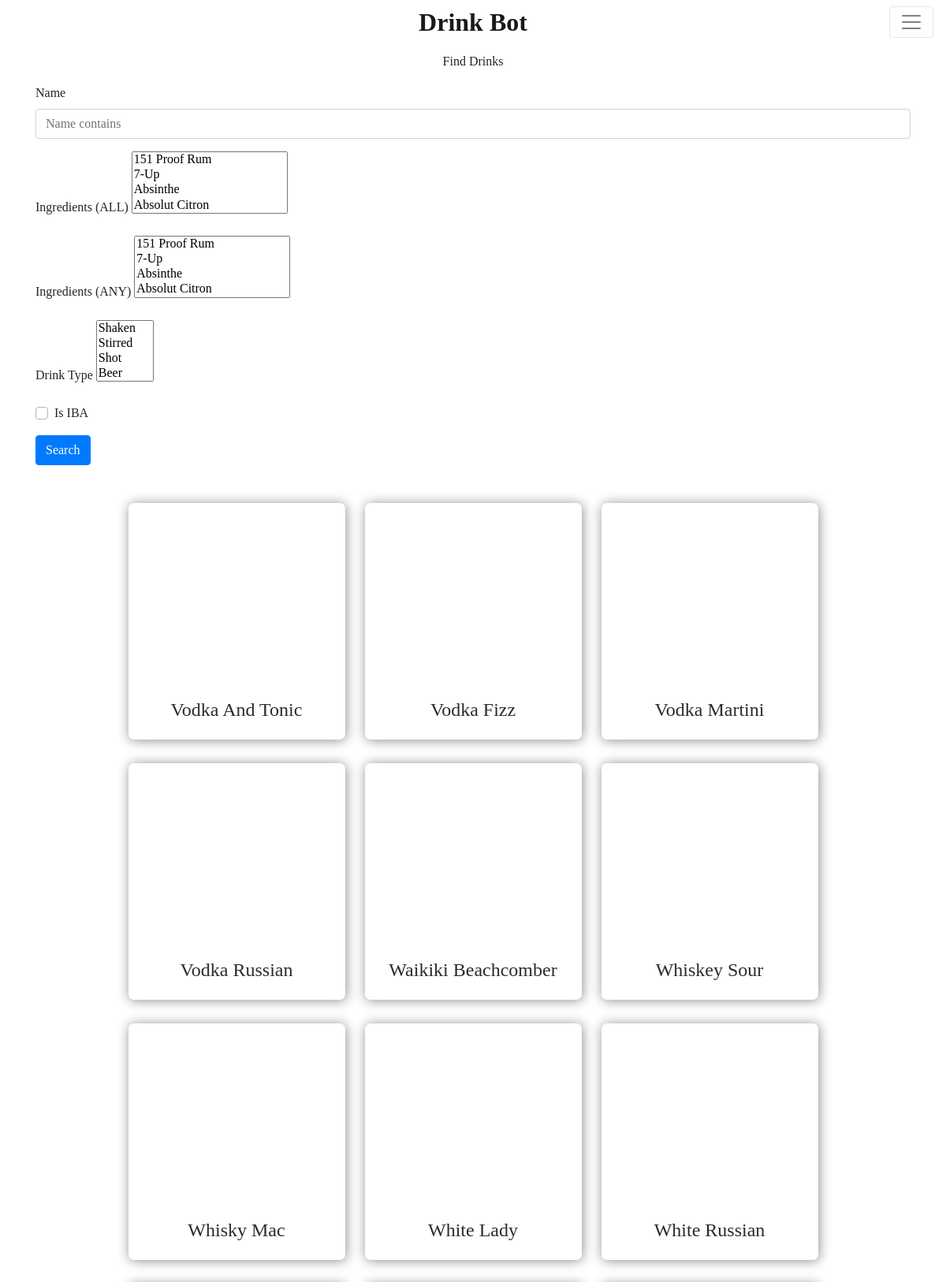
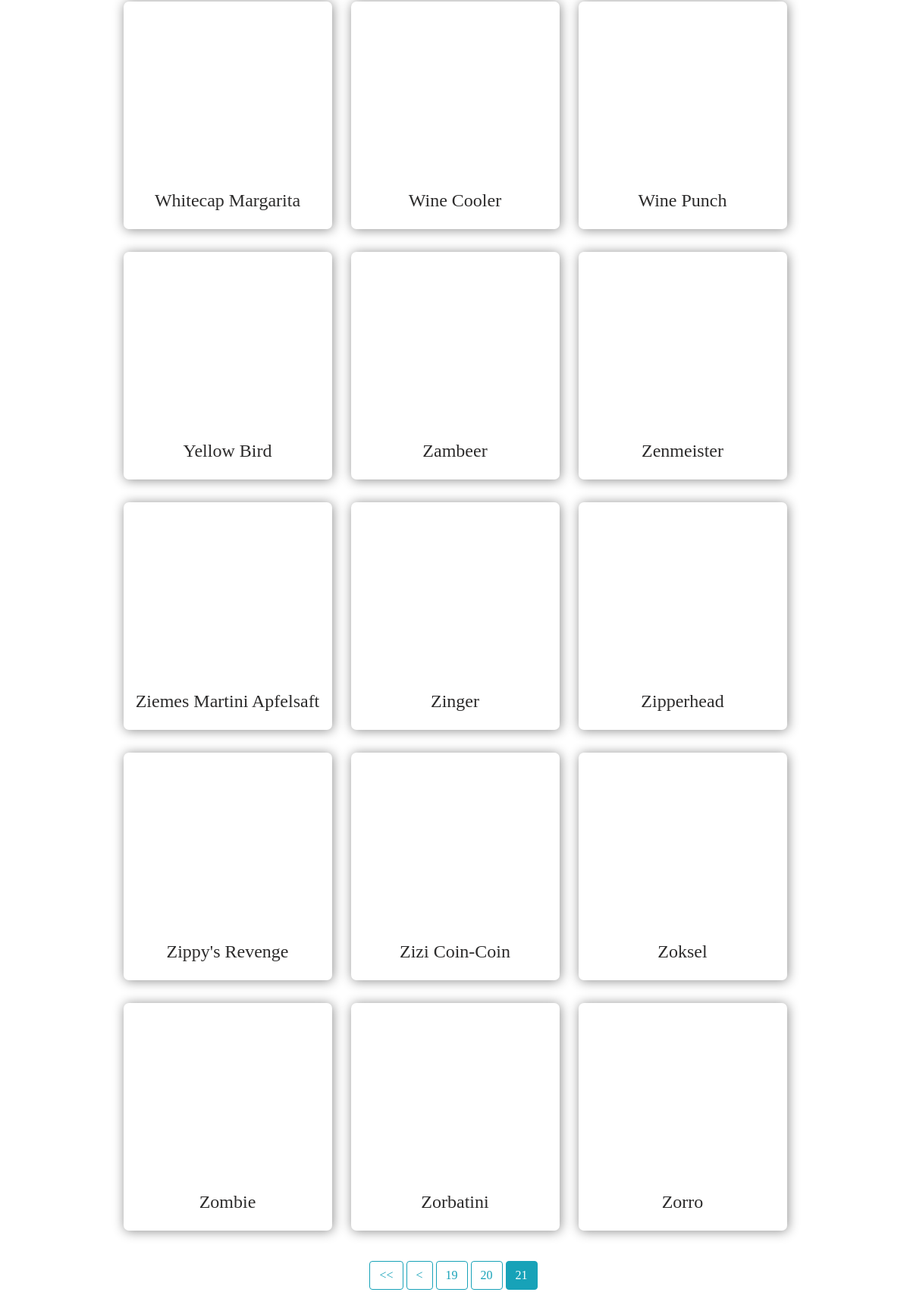
Page /all-drinks/?page=21 on the committed database (2 pictures, top to bottom).
### drink_app/models.py (models this page shows, shortened)
class Drink(models.Model):
    name = models.CharField(max_length=100)
    category = models.CharField(max_length=100)
    date_modified = models.CharField(max_length=100)
    drink_alternate = models.CharField(max_length=100)
    garnish1 = models.CharField(max_length=100)
    garnish2 = models.CharField(max_length=100)
    glass = models.CharField(max_length=100)
    iba = models.CharField(max_length=100)
    ingredient1 = models.CharField(max_length=100)
    ingredient2 = models.CharField(max_length=100)
    ingredient3 = models.CharField(max_length=100)
    ingredient4 = models.CharField(max_length=100)
    ingredient5 = models.CharField(max_length=100)
    ingredient6 = models.CharField(max_length=100)
    ingredient7 = models.CharField(max_length=100)
    ingredient8 = models.CharField(max_length=100)
    instructions = models.TextField()
    measure1 = models.CharField(max_length=100)
    measure2 = models.CharField(max_length=100)
    measure3 = models.CharField(max_length=100)
    measure4 = models.CharField(max_length=100)
    measure5 = models.CharField(max_length=100)
    measure6 = models.CharField(max_length=100)
    measure7 = models.CharField(max_length=100)
    measure8 = models.CharField(max_length=100)
    non_pump_ingr1 = models.CharField(max_length=100)
    non_pump_ingr2 = models.CharField(max_length=100)
    non_pump_ingr3 = models.CharField(max_length=100)
    non_pump_meas1 = models.CharField(max_length=100)
    non_pump_meas2 = models.CharField(max_length=100)
    non_pump_meas3 = models.CharField(max_length=100)
    tags = models.CharField(max_length=100)
    thumbnail = models.URLField(max_length=300)
    mix_type = models.CharField(max_length=100)
    substitute1 = models.CharField(max_length=100,default='None')
    substitute2 = models.CharField(max_length=100,default='None')
    substitute3 = models.CharField(max_length=100,default='None')
    substitute4 = models.CharField(max_length=100,default='None')
    substitute5 = models.CharField(max_length=100,default='None')
    substitute6 = models.CharField(max_length=100,default='None')
    substitute7 = models.CharField(max_length=100,default='None')
    substitute8 = models.CharField(max_length=100,default='None')
    def get_meas(self):
        all_meas = [self.measure1,self.measure2,self.measure3,self.measure4,self.measure5,self.measure6,
                self.measure7,self.measure8,self.non_pump_meas1,self.non_pump_meas2,self.non_pump_meas3]
        measures = []
        for meas in all_meas:
            if meas != 'None':
                measures.append(meas)
        return measures
    def get_ingrs_subs(self):
        all_ingr = [self.ingredient1,self.ingredient2,self.ingredient3,self.ingredient4,self.ingredient5,self.ingredient6,
                self.ingredient7,self.ingredient8,self.non_pump_ingr1,self.non_pump_ingr2,self.non_pump_ingr3]
        all_subs = [self.substitute1,self.substitute2,self.substitute3,self.substitute4,self.substitute5,self.substitute6,
                self.substitute7,self.substitute8,'None','None','None']
        ingrs_subs = []
        for ingr,sub in zip(all_ingr,all_subs):
            if ingr != 'None':
                ingrs_subs.append((ingr,sub))
        return ingrs_subs

### drink_app/views.py (the view)
# urls.py: path('all-drinks/', views.all_drinks, name='all-drinks')
def all_drinks(request):
    drinks = Drink.objects.all().order_by('name')
    name_contains = request.GET.get('name_contains')
    is_iba = request.GET.get('is_iba')
    ingredients = request.GET.getlist('ingredients-all')
    ingredients_any = request.GET.getlist('ingredients-any')
    drink_type = request.GET.getlist('type')
    if name_contains != '' and name_contains is not None:
        drinks = drinks.filter(name__icontains=name_contains)
    if drink_type and drink_type is not None:
        drinks = drinks.filter(mix_type__in=drink_type)
    if is_iba == 'on':
        drinks = drinks.exclude(iba__exact='None')
    if ingredients and ingredients is not None:
        drinks = [drink for drink in drinks if set(ingredients).issubset(set(drink.get_ingrs()))]
    if ingredients_any and ingredients_any is not None:
        drinks = [drink for drink in drinks if set(ingredients_any).intersection(set(drink.get_ingrs()))]
    paginator = Paginator(drinks, 25) # Show 25 contacts per page.
    page_number = request.GET.get('page')
    page_obj = paginator.get_page(page_number)
    context = {
        'drinks': page_obj ,
        'ingrs': Ingredient.objects.all().order_by('name')
        }
    return render(request,'drink_app/all_drinks.html', context)

### drink_app/templatetags/drink_app_extras.py (called while the page is built)
@register.simple_tag
def url_replace(request, field, value):
    dict_ = request.GET.copy()
    dict_[field] = value
    return dict_.urlencode()

### drink_app/templates/drink_app/all_drinks.html (shortened to what this page needs)
{% extends "drink_app/base.html" %}
{% load drink_app_extras %}
{% block content %}
<link rel="stylesheet" href="https://cdn.jsdelivr.net/npm/multiple-select-js/dist/css/multiple-select.css">
    <div class="intro-sec">
        <div class="home-heading-div">
            <p class="paragraph1">Find Drinks</p>
        </div>
    </div>
    <div class="filter-section container d-flex flex-column justify-content-center mb-5">
        <form method="GET" action=".">
            <div class="form-row">
                <div class="form-group col-md-12">
                  <label for="inputAddress">Name</label>
                  <input type="text" class="form-control" id="name" placeholder="Name contains" type="search" name="name_contains">
                </div>
            </div>
            <div class="form-row">
                <div class="form-group col-md-12">
                    <label for="select-ingredient">Ingredients (ALL)</label>
                    <select id="select-multiple-ingr-all" name="ingredients-all" multiple>
                      {% for ingr in ingrs %}
                          <option value="{{ ingr.name }}">{{ ingr.name|title }}</option>
                      {% endfor %}
                    </select>
                </div>
            </div>
            <div class="form-row">
                <div class="form-group col-md-12">
                    <label for="select-ingredient">Ingredients (ANY)</label>
                    <select id="select-multiple-ingr-any" name="ingredients-any" multiple>
                      {% for ingr in ingrs %}
                          <option value="{{ ingr.name }}">{{ ingr.name|title }}</option>
                      {% endfor %}
                    </select>
                </div>
            </div>
            <div class="form-row">
                <div class="form-group col-md-12">
                    <label for="select-type">Drink Type</label>
                    <select id="select-multiple-type" name="type" multiple>
                        <option value="shaken">Shaken</option>
                        <option value="stirred">Stirred</option>
                        <option value="shot">Shot</option>
                        <option value="beer">Beer</option>
                        <option value="tea">Tea</option>
                    </select>
                </div>
            </div>
            <div class="form-check custom-control custom-checkbox col-md-12">
              <label class="custom-control-label" for="iba">Is IBA</label>
            </div>
            <button type="submit" class="btn btn-primary mt-3">Search</button>
        </form>
    </div>
    <div class="drink_select_sec">
        <div class="drink_grid_wrapper">
            <div class="drinks_grid">
                {% for drink in drinks %}
                    <a data-toggle="modal" href="#Modal{{ forloop.counter0 }}" class="drink_block">
                        <div class="image_div" style="background:url('{{drink.thumbnail}}'); background-size: cover;background-position: 50% 20%;background-repeat: no-repeat;">
                        </div>
                        <div class="drink_text_div">
                            <h2 class="drink_name">{{ drink.name|title }}</h2>
                        </div>
                    </a>
                {% endfor %}
            </div>
        </div>
    </div>
    <div class="d-flex justify-content-center">
        {% if drinks.paginator.num_pages > 1 %}
            {% if drinks.has_previous and drinks.paginator.num_pages > 3 %}
                <a class="btn btn-outline-info mb-4 mr-1" href="?{% url_replace request 'page' 1 %}"> &lt;&lt; </a>
                <a class="btn btn-outline-info mb-4 mr-1" href="?{% url_replace request 'page' drinks.previous_page_number %}"> &lt; </a>
            {% endif %}
            {% for num in drinks.paginator.page_range %}
                {% if drinks.number == num %}
                    <a class="btn btn-info mb-4 mr-1" href="?{% url_replace request 'page' num %}"> {{ num }} </a>
                {% elif num > drinks.number|add:'-3' and num < drinks.number|add:'3' %}
                    <a class="btn btn-outline-info mb-4 mr-1" href="?{% url_replace request 'page' num %}"> {{ num }} </a>
                {% endif %}
            {% endfor %}
        {% endif %}
    </div>
{% endblock content%}

### drink_app/static/drink_app/styles.css (style rules this page uses)
.paragraph1 { text-align: center; margin-top: 10px; }
.body { font-family: Georgia, Times, 'Times New Roman', serif; }
.drink_block { width: 275px; height: 300px; border-radius: 7px; box-shadow: 1px 1px 15px 0 #8d8d8d; text-decoration: none !important; transition: transform 0.3s ease-in-out; }
.image_div { height: 75%; border-top-left-radius: 7px; border-top-right-radius: 7px; background-position: 50% 50%; background-size: cover; background-repeat: no-repeat; }
.drink_text_div { height: 25%; display: flex; justify-content: center; align-items: center; flex-direction: column; justify-items: center; align-content: center; }
.drinks_grid { display: grid; grid-gap: 30px; column-gap: 50px; grid-template-columns: repeat(auto-fit, minmax(250px, .25fr)); grid-auto-rows: 300px; grid-auto-flow: row dense; align-content: center !important; justify-content: center !important; align-items: center !important; justify-items: center !important; width: 90vw; max-width: 1600px; }
.drink_select_sec { display: flex; justify-content: center; align-items: center; flex-direction: column; margin-top: 0px; margin-bottom: 40px; }
.drink_grid_wrapper { display: flex; justify-content: center; align-items: stretch; flex-direction: row; }
.drink_name { text-align: center; color: #2c2b2b; text-decoration: none; margin: 0px 10px; font-size: 24px; }
.home-heading-div { display: flex; align-content: center; justify-content: center; align-items: center; justify-items: center; flex-direction: column; }
.form-row { display: flex; align-content: center; justify-content: left; align-items: left; justify-items: center; flex-direction: row; }

### rows in the picture
Drink: name "Vodka And Tonic"
Drink: name "Vodka Fizz"
Drink: name "Vodka Martini"
Drink: name "Vodka Russian"
Drink: name "Waikiki Beachcomber"
Drink: name "Whiskey Sour"
Drink: name "Whisky Mac"
Drink: name "White Lady"
Drink: name "White Russian"
Drink: name "Whitecap Margarita"
Drink: name "Wine Cooler"
Drink: name "Wine Punch"
Drink: name "Yellow Bird"
Drink: name "Zambeer"
Drink: name "Zenmeister"
Drink: name "Ziemes Martini Apfelsaft"
Drink: name "Zinger"
Drink: name "Zipperhead"
Drink: name "Zippy's Revenge"
Drink: name "Zizi Coin-Coin"
Drink: name "Zoksel"
Drink: name "Zombie"
Drink: name "Zorbatini"
Drink: name "Zorro"

### other values in the picture
{{ num }} "19" "20"
{{ num }} "21"
